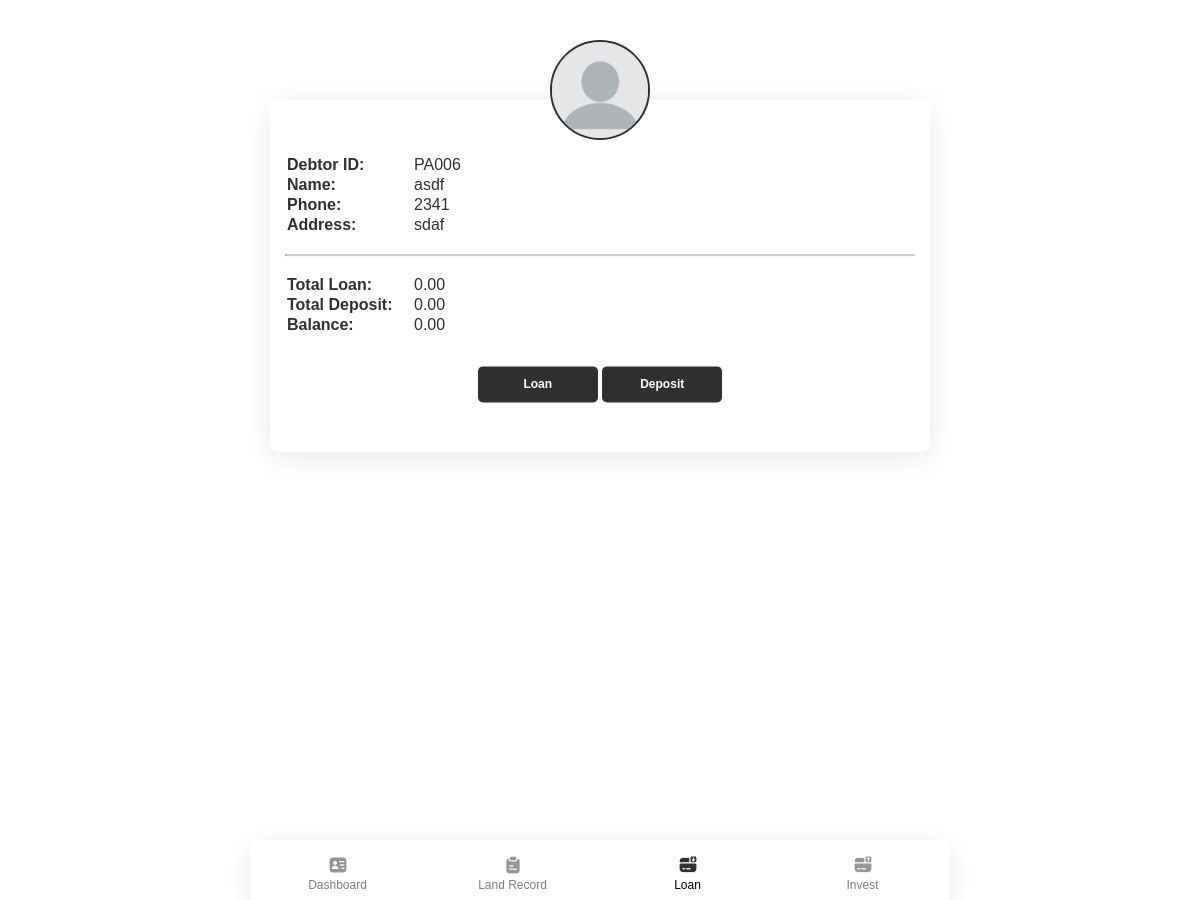
Page /debtorprofile/6 (signed in) on the earlier database version.
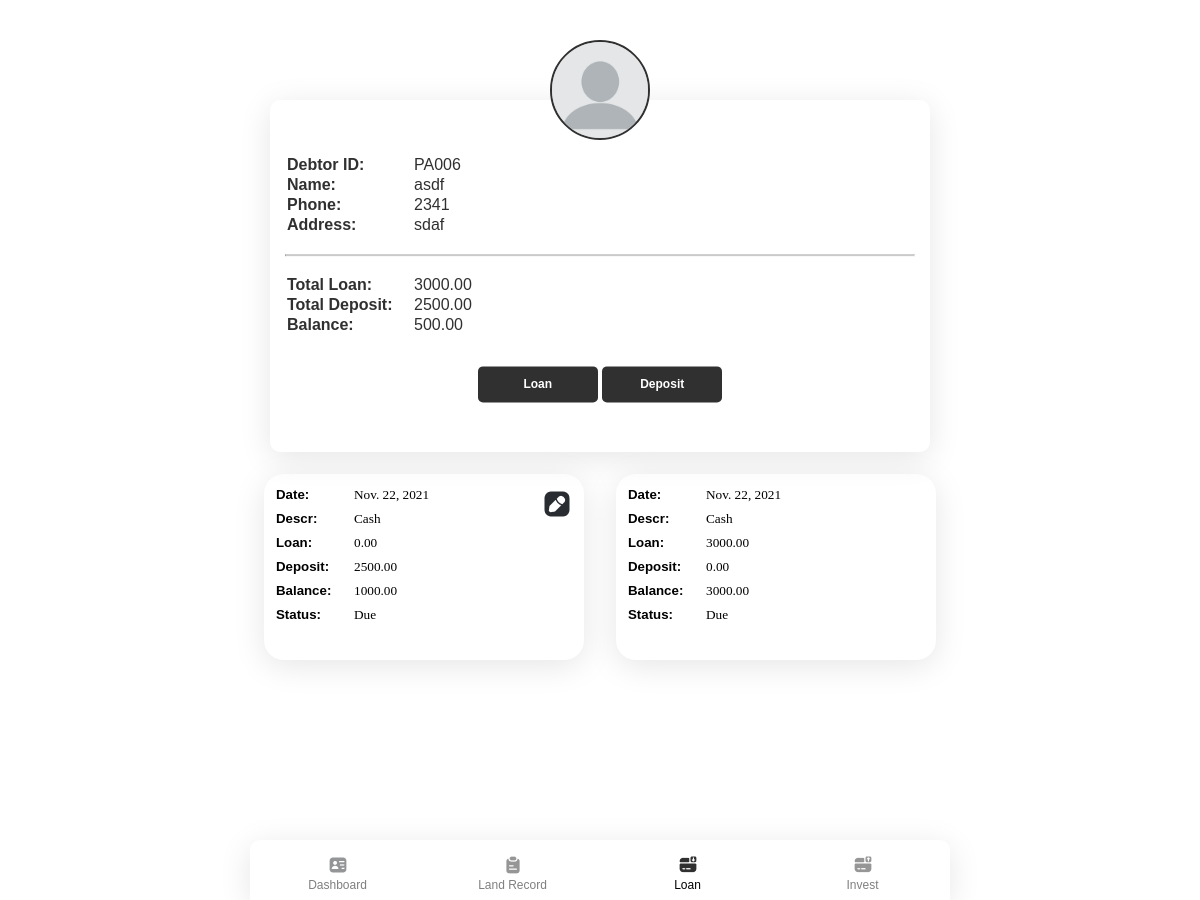
Same page on the later database version.
### app/models.py (models this page shows, shortened)
class Debtor(models.Model):
    debtorName = models.CharField(max_length=50)
    phone = models.CharField(max_length=15, blank=True, null= True)
    address = models.TextField(blank=True, null= True)
    img = models.ImageField(default='avatar.png', upload_to='pics')
    lender = models.ForeignKey(User, on_delete=models.SET_NULL, blank=True, null=True)
    totalbalance = models.FloatField(default=0, null=True, blank=True)
    def __str__(self):
        return "PA00" +str(self.id)

class Account(models.Model):
    debtor = models.ForeignKey(Debtor, on_delete=models.SET_NULL, blank=True, null=True)
    description = models.TextField(blank=True, null= True)
    loan = models.FloatField(default=0, null=True, blank=True)
    deposit = models.FloatField(default=0, null=True, blank=True)
    balance = models.FloatField(default=0, null=True, blank=True)
    date = models.DateField( default=datetime.date.today, blank=True, null=True)
    status = models.BooleanField(default=None, null=True, blank=False)

### app/views.py (the view)
# urls.py: path('debtorprofile/<int:id>', views.debtorprofile, name='debtorprofile'),
@login_required(login_url='login')
def debtorprofile(request, id):
    if request.method == 'POST' and request.FILES['img']:
        i = request.FILES['img']
        profile = Debtor.objects.get(id=id)
        profile.img = i
        profile.save()
        return redirect("debtorprofile", id)
    else:
        profile = Debtor.objects.get(id=id)
        accounts = Account.objects.filter(debtor=profile).order_by('-id')
        total_loan, total_depost, b = total_count_debtor(accounts)
        return render(request, "app/debtorprofile.html",{
            "profile": profile,
            "accounts": accounts,
            "total_loan": total_loan,
            "total_deposit": total_depost,
            "Due": b,
        })

### app/views.py (called while the page is built)
def total_count_debtor(accounts):
    total_loan = 0
    total_depost = 0
    b = 0
    for account in accounts:
        total_loan = total_loan + account.loan
        total_depost = total_depost + account.deposit
    b = total_loan - total_depost
    return total_loan, total_depost, b

### app/templates/app/debtorprofile.html (shortened to what this page needs)
{% extends "app/layout.html" %}
{% load static %}
{% block body %}
<header class="profile" style="text-align: center;">
  <div class="image-upload">
          <label onclick="imagePreview(imgbtn)" id="imgbtn">
              <img src="{{ profile.img.url }}" />
          </label>
  </div>
  <div class="info">
    <div class="profileinfo">
      <table>
        <tr><td class="column_left">Debtor ID: </td><td class="column_right" >{{ profile }}</td></tr>
      <tr><td class="column_left">Name: </td><td class="column_right">{{ profile.debtorName }}</td></tr>
      <tr><td class="column_left">Phone: </td><td class="column_right">{{ profile.phone }}</td></tr>
      <tr><td class="column_left">Address: </td><td class="column_right">{{ profile.address }}</td></tr>
      </table>
    </div>
    <br>
    <hr>
    <br>
    <div class="infototal">
      <table>
      <tr><td class="column_left">Total Loan: </td><td class="column_right">{{ total_loan|floatformat:2 }}</td></tr>
      <tr><td class="column_left">Total Deposit: </td><td class="column_right">{{ total_deposit|floatformat:2 }}</td></tr>
      <tr><td class="column_left">Balance: </td><td class="column_right">{{ Due|floatformat:2 }}</td></tr>
      </table>
      <br>
    </div>
      <div class="buttondiv">
          <button class="samebuttons" type="button" onclick="ModalFunc(loanbtn)" id="loanbtn">Loan</button>
          <button class="samebuttons" type="button" onclick="ModalFunc(depositbtn)" id="depositbtn">Deposit</button>
      </div>
  </div>
</header>
<div class="list-cards">
  {% for account in accounts %}
  <div class="card list">
      <h5>Date: <span class="lightword">{{ account.date }}</span></h5>
      <h5>Descr: <span class="lightword">{{ account.description }}</span></h5>
      <h5>Loan: <span class="lightword">{{ account.loan|floatformat:2 }}</span></h5>
      <h5>Deposit: <span class="lightword">{{ account.deposit|floatformat:2 }}</span></h5>
      <h5>Balance: <span class="lightword">{{ account.balance|floatformat:2 }}</span></h5>
      <h5>Status: <span class="lightword">{% if account.status %} Paid {% else %} Due {% endif %}</span></h5>
      {% if forloop.counter == 1 %}
        <a href="{% url 'edit' account.id 'loanedit' account.debtor  %}"><img src="{% static 'app/img/icon/edit.png' %}" alt=""></a>
      {% endif %}
  </div>
  {% endfor %}
</div>
{% endblock %}

### app/templates/app/layout.html (shortened to what this page needs)
{% load static %}
<!DOCTYPE html>
<html lang="en">
<head>
    <link rel="stylesheet" type="text/css" href="{% static 'app/css/main.css' %}">
    <link rel="stylesheet" type="text/css" href="{% static 'app/css/font-awesome.css' %}">
</head>
<body>
    {% block body %}{% endblock %}
    <footer>
        <div class="menu dashboardicon">
            <a href="{% url 'index' %}">
                <img  src="{% static 'app/img/icon/dashboard.png' %}" alt="">
                <h6>Dashboard</h6>
            </a>
        </div>
        <div class="menu landicon">
            <a href="{% url 'landmenu' %}">
                <img src="{% static 'app/img/icon/land_record.png' %}" alt="">
            <h6>Land Record</h6>
            </a>
        </div>
        <div class="menu loanicon">
            <a href="{% url 'loanmenu' %}">
                <img src="{% static 'app/img/icon/loan.png' %}" alt="">
            <h6>Loan</h6>
        </a>
        </div>
        <div class="menu investicon">
            <a href="{% url 'investmenu' %}">
                <img src="{% static 'app/img/icon/invest.png' %}" alt="">
            <h6>Invest</h6>
            </a>
        </div>
    </footer>
</body>
</html>

### app/static/app/css/main.css (style rules this page uses)
* { margin: 0; padding: 0; box-sizing: border-box; font-family: 'Poppins', sans-serif; }
html, body { height: 100%; max-width: 700px; margin: auto; }
header { margin: 50px 20px 0 20px; color: #313030; }
.list-cards { display: grid; grid-template-columns: repeat(auto-fit, minmax(320px, max-content)); grid-gap: 12px; justify-content: center; margin-top: 20px; padding-bottom: 70px; }
.card { width: 320px; height: 117px; margin: 2px 10px; box-shadow: 0px 6px 32px rgba(0, 0, 0, 0.1); border-radius: 20px; }
.card img { margin: 15px 0 0 15px; }
footer { position: fixed; bottom: 0; width: 100%; max-width: 700px; height: 60px; display: flex; background: #FFFFFF; box-shadow: 0px 6px 32px rgba(0, 0, 0, 0.1); border-radius: 10px 10px 0px 0px; }
.menu { text-align: center; width: 25%; margin: 15px 0 0 0; opacity: 0.5; }
.menu a { text-decoration: none; color: black; }
.menu h6 { font-style: normal; font-weight: normal; font-size: 12px; line-height: 12px; }
.close, .samebuttons, .menuCard button { width: 120px; height: 36px; background: #313030; border-radius: 5px; color: white; border: none; cursor: pointer; font-weight: 600; font-size: 12px; }
.list { padding: 12px; height: 186px; position: relative; }
.list h5 { margin-bottom: 6px; line-height: 18px; }
.list img { position: absolute; top: 0px; right: 12px; }
.lightword { font-family: Poppins; font-style: normal; font-weight: 500; position: absolute; left: 90px; }
table, tr { font-weight: bold; vertical-align: text-top; }
.column_left { width: 110px; }
.column_right { font-weight: 500; padding-left: 15px; }
.buttondiv { text-align: center; margin-top: 12px; }
.profile { background: #ffffff; box-shadow: 0px 6px 32px rgba(0, 0, 0, 0.1); border-radius: 10px; margin-top: 100px; }
.profile img { width: 100px; height: 100px; background: #C4C4C4; border-radius: 50%; object-fit: cover; border: 2px solid #313030; box-sizing: border-box; transform: translatey(-60%); }
.info { transform: translatey(-20%); margin: 0 15px; text-align: left; }
.info hr { border-top: 1px solid #a0a0a0; }

### app/templates/app/debtorprofile.html (style rules this page uses)
.loanicon { opacity: 1; }

Differences in the rows shown:
added Account: date "Nov. 22, 2021", description "Cash", loan "0.00", deposit "2500.00", balance "1000.00", status "Due"
added Account: date "Nov. 22, 2021", description "Cash", loan "3000.00", deposit "0.00", balance "3000.00", status "Due"
Other differences:
{{ total_loan|floatformat:2 }}: "0.00" → "3000.00"
{{ total_deposit|floatformat:2 }}: "0.00" → "2500.00"
{{ Due|floatformat:2 }}: "0.00" → "500.00"
